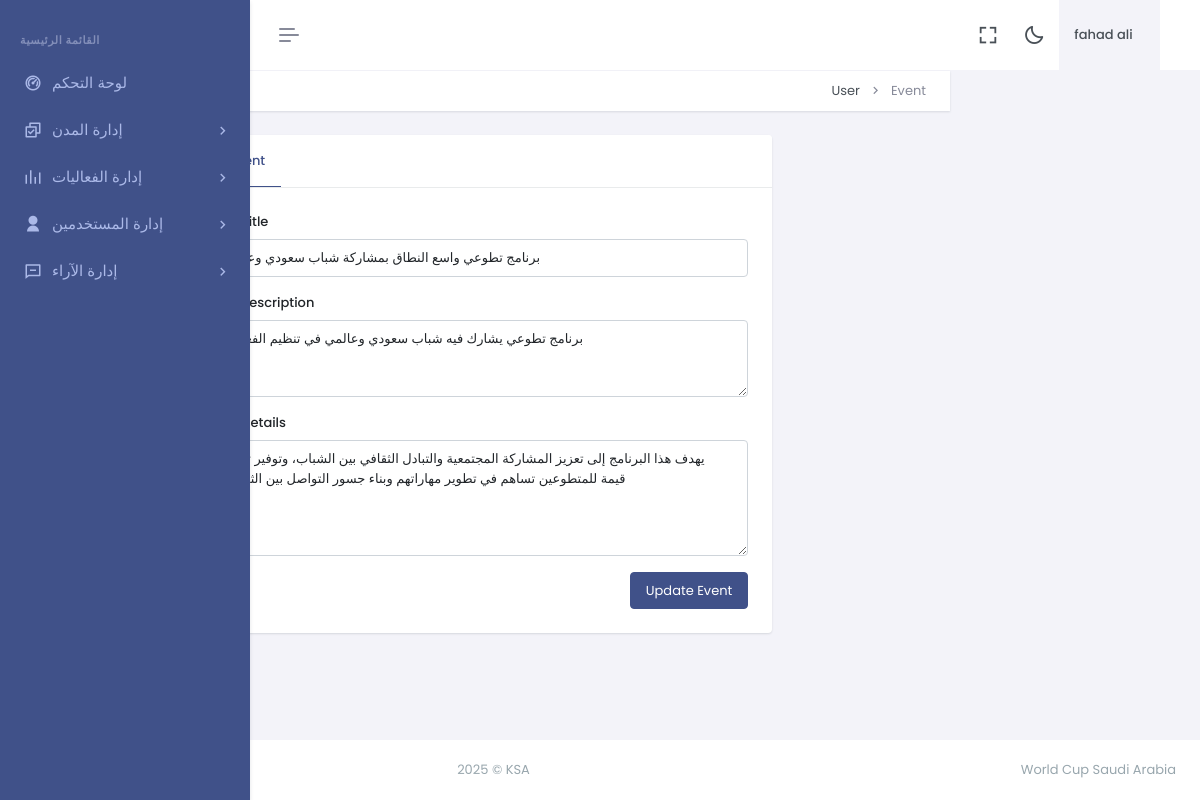
Page /dashboard/editport.php?id=13 (signed in) on the committed database.
### tables this page shows
CREATE TABLE `event` (
  `id` int(11) NOT NULL,
  `port_title` varchar(500) NOT NULL,
  `port_desc` varchar(1000) NOT NULL,
  `port_detail` varchar(2000) NOT NULL,
  `ufile` varchar(1000) NOT NULL,
  `updated_at` timestamp NOT NULL DEFAULT current_timestamp() ON UPDATE current_timestamp()
);

### dashboard/editport.php (the view, shortened to what this page needs)
<?php
include "header.php";
$todo = mysqli_real_escape_string($con, $_GET["id"]);
include "sidebar.php";
?>
<div class="main-content">
    <div class="page-content">
        <div class="container-fluid">
            <div class="row">
                <div class="col-12">
                    <div class="page-title-box d-sm-flex align-items-center justify-content-between">
                        <h4 class="mb-sm-0">Edit Event</h4>
                        <div class="page-title-right">
                            <ol class="breadcrumb m-0">
                                <li class="breadcrumb-item"><a href="javascript: void(0);">User</a></li>
                                <li class="breadcrumb-item active">Event</li>
                            </ol>
                        </div>
                    </div>
                </div>
            </div>
            <?php
            $query = "SELECT * FROM event WHERE id='$todo'";
            $result = mysqli_query($con, $query);
            while ($row = mysqli_fetch_array($result)) {
                $port_title = $row['port_title'];
                $port_desc = $row['port_desc'];
                $port_detail = $row['port_detail'];
            }
            ?>
            <div class="row justify-content-center">
                <div class="col-xl-8 col-lg-10">
                    <div class="card">
                        <div class="card-header">
                            <ul class="nav nav-tabs-custom rounded card-header-tabs border-bottom-0" role="tablist">
                                <li class="nav-item">
                                    <a class="nav-link active" data-bs-toggle="tab" href="#personalDetails" role="tab">
                                    </a>
                                </li>
                            </ul>
                        </div>
                        <div class="card-body p-4">
                            <div class="tab-content">
                                <div class="tab-pane active" id="personalDetails" role="tabpanel">
                                    <form action="" method="post" enctype="multipart/form-data">
                                        <div class="row">
                                            <div class="col-lg-12">
                                                <div class="mb-3">
                                                    <label for="eventTitle" class="form-label">Event Title</label>
                                                    <input type="text" class="form-control" id="eventTitle" name="service_title" value="<?php echo htmlspecialchars($port_title); ?>" placeholder="Enter event title">
                                                </div>
                                            </div>
                                            <div class="col-lg-12">
                                                <div class="mb-3">
                                                    <label for="shortDescription" class="form-label">Short Description</label>
                                                    <textarea class="form-control" id="shortDescription" name="service_desc" rows="3"><?php echo htmlspecialchars($port_desc); ?></textarea>
                                                </div>
                                            </div>
                                            <div class="col-lg-12">
                                                <div class="mb-3">
                                                    <label for="eventDetail" class="form-label">Event Details</label>
                                                    <textarea class="form-control" id="eventDetail" name="service_detail" rows="5"><?php echo htmlspecialchars($port_detail); ?></textarea>
                                                </div>
                                            </div>
                                            <div class="col-lg-12">
                                                <div class="hstack gap-2 justify-content-end">
                                                    <button type="submit" name="save" class="btn btn-primary">Update Event</button>
                                                </div>
                                            </div>
                                        </div>
                                    </form>
                                </div>
                            </div>
                        </div>
                    </div>
                </div>
            </div>
        </div>
    </div>
</div>
<?php include "footer.php"; ?>

### rows in the picture
event: service_title "برنامج تطوعي واسع النطاق بمشاركة شباب سعودي وعالمي", service_desc "برنامج تطوعي يشارك فيه شباب سعودي وعالمي في تنظيم الفعاليات", service_detail "يهدف هذا البرنامج إلى تعزيز المشاركة المجتمعية والتبادل الثقافي بين الشباب، وتوفير تجربة قيمة للمتطوعين تساهم في تطوير مهاراتهم وبناء جسور التواصل بين الثقافات"

### other values in the picture
$username "fahad ali"
